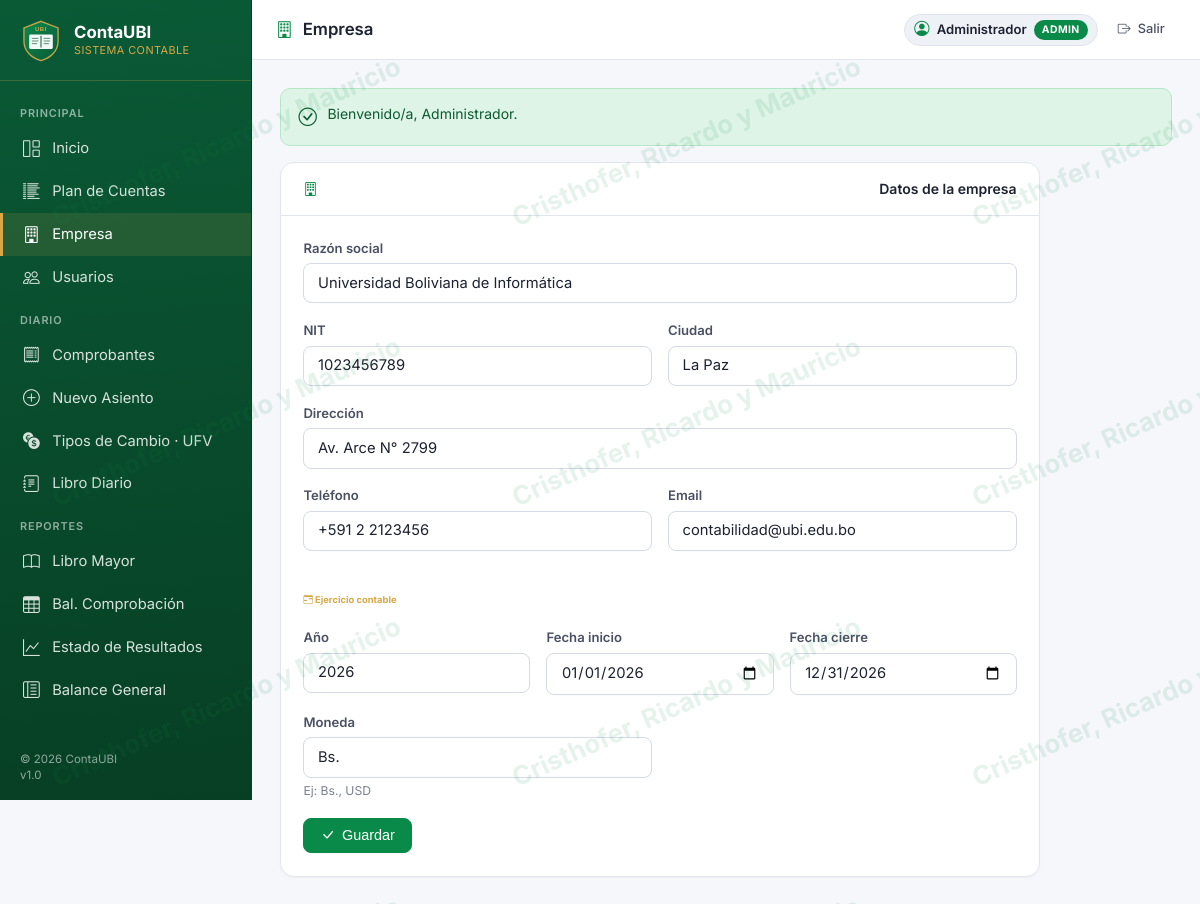
The app's page /empresa.php (signed in) with its own data.
### tables this page shows
CREATE TABLE empresa (
    id          INT AUTO_INCREMENT PRIMARY KEY,
    nombre      VARCHAR(150) NOT NULL DEFAULT 'Universidad Boliviana de Informática',
    nit         VARCHAR(20)  NOT NULL DEFAULT '0000000000',
    ciudad      VARCHAR(80)  NOT NULL DEFAULT 'La Paz',
    direccion   VARCHAR(200) DEFAULT '',
    telefono    VARCHAR(40)  DEFAULT '',
    email       VARCHAR(120) DEFAULT '',
    moneda      VARCHAR(10)  NOT NULL DEFAULT 'Bs.',
    ejercicio   INT          NOT NULL DEFAULT 2026,
    fecha_inicio_ejercicio DATE NOT NULL DEFAULT '2026-01-01',
    fecha_cierre_ejercicio DATE NOT NULL DEFAULT '2026-12-31',
    logo_texto  VARCHAR(10)  NOT NULL DEFAULT 'UBI',
    creado_en   TIMESTAMP DEFAULT CURRENT_TIMESTAMP
);

### conexion.php (called while the page is built, shortened)
<?php
$DB_HOST = getenv('CONTAUBI_DB_HOST') ?: '127.0.0.1';
$DB_USER = getenv('CONTAUBI_DB_USER') ?: 'root';
$DB_PASS = getenv('CONTAUBI_DB_PASS') ?: '';
$DB_NAME = getenv('CONTAUBI_DB_NAME') ?: 'contaubi';
try {
    $conn = new mysqli($DB_HOST, $DB_USER, $DB_PASS, $DB_NAME);
    $conn->set_charset('utf8mb4');
    $conn->query("SET sql_mode = 'STRICT_TRANS_TABLES,NO_ENGINE_SUBSTITUTION'");
} catch (Throwable $e) {
    http_response_code(500);
    echo "<h1 style='font-family:sans-serif;color:#c00'>Error de conexión a la base de datos</h1>";
    echo "<p>Verificá que MySQL esté corriendo y que la base <code>contaubi</code> exista.</p>";
    echo "<pre style='background:#111;color:#eee;padding:1rem'>" . htmlspecialchars($e->getMessage()) . "</pre>";
    exit;
}
$EMPRESA = $conn->query("SELECT * FROM empresa LIMIT 1")->fetch_assoc()
        ?: ['nombre'=>'ContaUBI','nit'=>'','ciudad'=>'','moneda'=>'Bs.','ejercicio'=>(int)date('Y'),
            'fecha_inicio_ejercicio'=>date('Y').'-01-01','fecha_cierre_ejercicio'=>date('Y').'-12-31',
            'logo_texto'=>'UBI'];

### helpers.php (called while the page is built, shortened)
<?php
function h($s): string {
    return htmlspecialchars((string)($s ?? ''), ENT_QUOTES | ENT_SUBSTITUTE, 'UTF-8');
}

### empresa.php (the view, shortened to what this page needs)
<?php
require_once __DIR__ . '/conexion.php';
require_once __DIR__ . '/helpers.php';
include __DIR__ . '/layout_top.php';
?>
<div class="card anim" style="max-width:760px">
  <div class="card-header"><i class="bi bi-building"></i> Datos de la empresa</div>
  <div class="card-body">
    <form method="POST">
      <div class="form-group">
        <label class="form-label">Razón social</label>
        <input type="text" name="nombre" class="form-control" maxlength="150" required value="<?= h($EMPRESA['nombre']) ?>">
      </div>
      <div class="form-grid form-grid-2">
        <div class="form-group">
          <label class="form-label">NIT</label>
          <input type="text" name="nit" class="form-control" maxlength="20" value="<?= h($EMPRESA['nit']) ?>">
        </div>
        <div class="form-group">
          <label class="form-label">Ciudad</label>
          <input type="text" name="ciudad" class="form-control" maxlength="80" value="<?= h($EMPRESA['ciudad']) ?>">
        </div>
      </div>
      <div class="form-group">
        <label class="form-label">Dirección</label>
        <input type="text" name="direccion" class="form-control" maxlength="200" value="<?= h($EMPRESA['direccion']) ?>">
      </div>
      <div class="form-grid form-grid-2">
        <div class="form-group">
          <label class="form-label">Teléfono</label>
          <input type="text" name="telefono" class="form-control" maxlength="40" value="<?= h($EMPRESA['telefono']) ?>">
        </div>
        <div class="form-group">
          <label class="form-label">Email</label>
          <input type="email" name="email" class="form-control" maxlength="120" value="<?= h($EMPRESA['email']) ?>">
        </div>
      </div>
      <h6 style="margin-top:1.5rem;color:var(--gold-2)"><i class="bi bi-calendar-range"></i> Ejercicio contable</h6>
      <div class="form-grid form-grid-3">
        <div class="form-group">
          <label class="form-label">Año</label>
          <input type="number" name="ejercicio" class="form-control" min="2000" max="2100" required value="<?= h($EMPRESA['ejercicio']) ?>">
        </div>
        <div class="form-group">
          <label class="form-label">Fecha inicio</label>
          <input type="date" name="fecha_inicio" class="form-control" required value="<?= h($EMPRESA['fecha_inicio_ejercicio']) ?>">
        </div>
        <div class="form-group">
          <label class="form-label">Fecha cierre</label>
          <input type="date" name="fecha_cierre" class="form-control" required value="<?= h($EMPRESA['fecha_cierre_ejercicio']) ?>">
        </div>
      </div>
      <div class="form-grid form-grid-2">
        <div class="form-group">
          <label class="form-label">Moneda</label>
          <input type="text" name="moneda" class="form-control" maxlength="10" required value="<?= h($EMPRESA['moneda']) ?>">
          <div class="form-hint">Ej: Bs., USD</div>
        </div>
      </div>
      <button class="btn btn-primary"><i class="bi bi-check-lg"></i> Guardar</button>
    </form>
  </div>
</div>
<?php include __DIR__ . '/layout_bottom.php'; ?>

### assets/css/app.css (style rules this page uses)
:root { --bg: #f5f7fb; --bg-2: #ffffff; --bg-3: #eef2f7; --panel: #ffffff; --border: #e1e6ee; --border-2: #d4dae6; --text: #1c2230; --text-2: #495063; --muted: #7a8190; --accent: #0a8a48; --accent-2: #0fa257; --accent-3: #d8efe1; --gold: #b6892f; --gold-2: #d8a847; --gold-3: #fbf3df; --danger: #d33d39; --danger-2: #fde9e8; --warn: #d18516; --warn-2: #fdf2dd; --info: #2563eb; --info-2: #e3edff; --ok: #198448; --ok-2: #def4e7; --shadow: 0 2px 6px rgba(15,30,55,.05), 0 8px 24px rgba(15,30,55,.06); --shadow-soft: 0 1px 2px rgba(15,30,55,.04); --radius: 14px; --radius-sm: 10px; }
* { box-sizing: border-box; }
html, body { height: 100%; }
body { margin: 0; font-family: 'Inter', -apple-system, BlinkMacSystemFont, 'Segoe UI', Roboto, sans-serif; background: var(--bg); color: var(--text); -webkit-font-smoothing: antialiased; font-size: 14px; line-height: 1.45; }
.card { background: var(--panel); border: 1px solid var(--border); border-radius: var(--radius); box-shadow: var(--shadow-soft); margin-bottom: 1.25rem; }
.card-body { padding: 1.4rem; }
.card-header { padding: 1rem 1.4rem; border-bottom: 1px solid var(--border); font-weight: 600; display:flex; align-items:center; justify-content: space-between; color: var(--text); }
.card-header i { color: var(--accent); margin-right:.35rem; }
.btn { display: inline-flex; align-items: center; gap: .45rem; padding: .55rem 1rem; border-radius: 8px; border: 1px solid var(--border-2); background: var(--bg-2); color: var(--text); font-size: .9rem; font-weight: 500; cursor: pointer; text-decoration: none; transition: background .15s, border-color .15s, transform .1s, box-shadow .15s; box-shadow: var(--shadow-soft); }
.btn-primary { background: var(--accent); border-color: var(--accent); color: #fff; }
.form-group { margin-bottom: 1.1rem; }
.form-label { display:block; font-size: .82rem; color: var(--text-2); margin-bottom: .35rem; font-weight: 600; }
.form-control { width: 100%; padding: .6rem .85rem; background: var(--bg-2); color: var(--text); border: 1px solid var(--border-2); border-radius: 8px; font-size: .92rem; font-family: inherit; line-height: 1.3; transition: border-color .15s, box-shadow .15s; }
.form-grid { display: grid; gap: 1rem; }
.form-grid-2 { grid-template-columns: 1fr 1fr; }
.form-grid-3 { grid-template-columns: 1fr 1fr 1fr; }
.form-hint { font-size: .76rem; color: var(--muted); margin-top: .3rem; }
.anim { animation: fade-up .25s ease both; }

### records on screen
empresa: nombre "Universidad Boliviana de Informática", nit "1023456789", ciudad "La Paz", direccion "Av. Arce N° 2799", telefono "+591 2 2123456", email "contabilidad@ubi.edu.bo", ejercicio "2026", fecha_inicio "01/01/2026", fecha_cierre "12/31/2026", moneda "Bs."

### other values on screen
$item[0] "PRINCIPAL"
$item[0] "Inicio"
$item[0] "Plan de Cuentas"
$item[0] "Empresa"
$item[0] "Usuarios"
$item[0] "DIARIO"
$item[0] "Comprobantes"
$item[0] "Nuevo Asiento"
$item[0] "Tipos de Cambio · UFV"
$item[0] "Libro Diario"
$item[0] "REPORTES"
$item[0] "Libro Mayor"
$item[0] "Bal. Comprobación"
$item[0] "Estado de Resultados"
$item[0] "Balance General"
